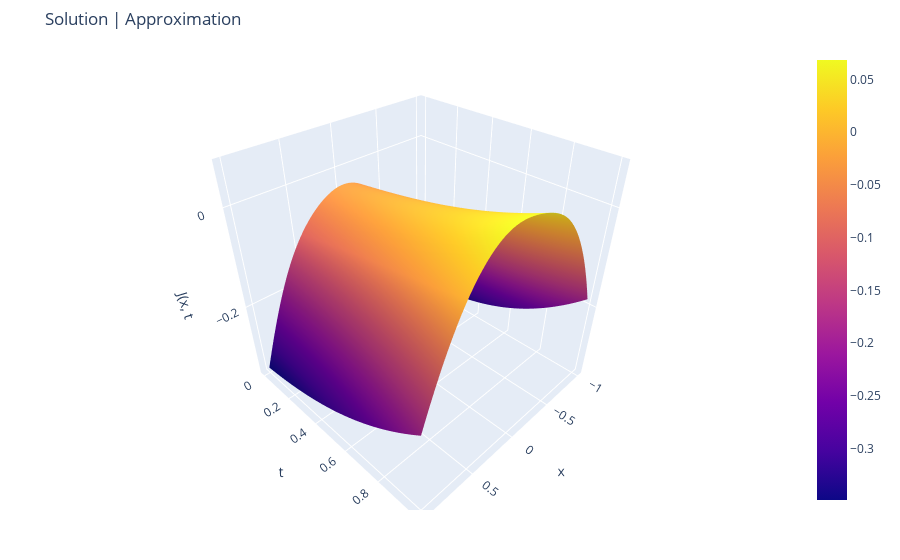

This figure's notebook cell:
### Markdown cell above
#### Value function approximation:

### Code cell
fig = make_subplots(rows=1, cols=1, specs=[[{'type': 'surface'}]])
xs = np.linspace(-1, 1, 100)
ts = np.linspace(0, 1, 100)
us_pred = np.array([[solver.J(x, t).item() for x in xs] for t in ts])
fig.add_trace(go.Surface(x=xs, y=ts, z=us_pred), row=1, col=1)
fig.update_layout(title='Solution | Approximation',
                  scene = dict(
                    xaxis_title="x",
                    yaxis_title="t",
                    zaxis_title="J(x, t"),
                  scene2 = dict(
                    xaxis_title="x",
                    yaxis_title="t",
                    zaxis_title="J(x, t)"),
                  margin=dict(l=50, r=50, b=50, t=50))
fig.show()

### Figure 1 — Plotly figure (JSON) as saved in the notebook; plotly's stock layout.template omitted (floating-point values rounded to 4 significant figures; data arrays with more than 128 entries replaced by an {"elided": "..."} marker saying what was removed)
{"data": [{"scene": "scene", "type": "surface", "x": [-1, -0.9798, -0.9596, -0.9394, -0.9192, -0.899, -0.8788, -0.8586, -0.8384, -0.8182, -0.798, -0.7778, -0.7576, -0.7374, -0.7172, -0.697, -0.6768, -0.6566, -0.6364, -0.6162, -0.596, -0.5758, -0.5556, -0.5354, -0.5152, -0.4949, -0.4747, -0.4545, -0.4343, -0.4141, -0.3939, -0.3737, -0.3535, -0.3333, -0.3131, -0.2929, -0.2727, -0.2525, -0.2323, -0.2121, -0.1919, -0.1717, -0.1515, -0.1313, -0.1111, -0.09091, -0.07071, -0.05051, -0.0303, -0.0101, 0.0101, 0.0303, 0.05051, 0.07071, 0.09091, 0.1111, 0.1313, 0.1515, 0.1717, 0.1919, 0.2121, 0.2323, 0.2525, 0.2727, 0.2929, 0.3131, 0.3333, 0.3535, 0.3737, 0.3939, 0.4141, 0.4343, 0.4545, 0.4747, 0.4949, 0.5152, 0.5354, 0.5556, 0.5758, 0.596, 0.6162, 0.6364, 0.6566, 0.6768, 0.697, 0.7172, 0.7374, 0.7576, 0.7778, 0.798, 0.8182, 0.8384, 0.8586, 0.8788, 0.899, 0.9192, 0.9394, 0.9596, 0.9798, 1], "y": [0, 0.0101, 0.0202, 0.0303, 0.0404, 0.05051, 0.06061, 0.07071, 0.08081, 0.09091, 0.101, 0.1111, 0.1212, 0.1313, 0.1414, 0.1515, 0.1616, 0.1717, 0.1818, 0.1919, 0.202, 0.2121, 0.2222, 0.2323, 0.2424, 0.2525, 0.2626, 0.2727, 0.2828, 0.2929, 0.303, 0.3131, 0.3232, 0.3333, 0.3434, 0.3535, 0.3636, 0.3737, 0.3838, 0.3939, 0.404, 0.4141, 0.4242, 0.4343, 0.4444, 0.4545, 0.4646, 0.4747, 0.4848, 0.4949, 0.5051, 0.5152, 0.5253, 0.5354, 0.5455, 0.5556, 0.5657, 0.5758, 0.5859, 0.596, 0.6061, 0.6162, 0.6263, 0.6364, 0.6465, 0.6566, 0.6667, 0.6768, 0.6869, 0.697, 0.7071, 0.7172, 0.7273, 0.7374, 0.7475, 0.7576, 0.7677, 0.7778, 0.7879, 0.798, 0.8081, 0.8182, 0.8283, 0.8384, 0.8485, 0.8586, 0.8687, 0.8788, 0.8889, 0.899, 0.9091, 0.9192, 0.9293, 0.9394, 0.9495, 0.9596, 0.9697, 0.9798, 0.9899, 1], "z": {"elided": "100x100 float values"}}], "layout": {"margin": {"b": 50, "l": 50, "r": 50, "t": 50}, "scene": {"domain": {"x": [0, 1], "y": [0, 1]}, "xaxis": {"title": {"text": "x"}}, "yaxis": {"title": {"text": "t"}}, "zaxis": {"title": {"text": "J(x, t"}}}, "scene2": {"xaxis": {"title": {"text": "x"}}, "yaxis": {"title": {"text": "t"}}, "zaxis": {"title": {"text": "J(x, t)"}}}, "title": {"text": "Solution | Approximation"}}}
